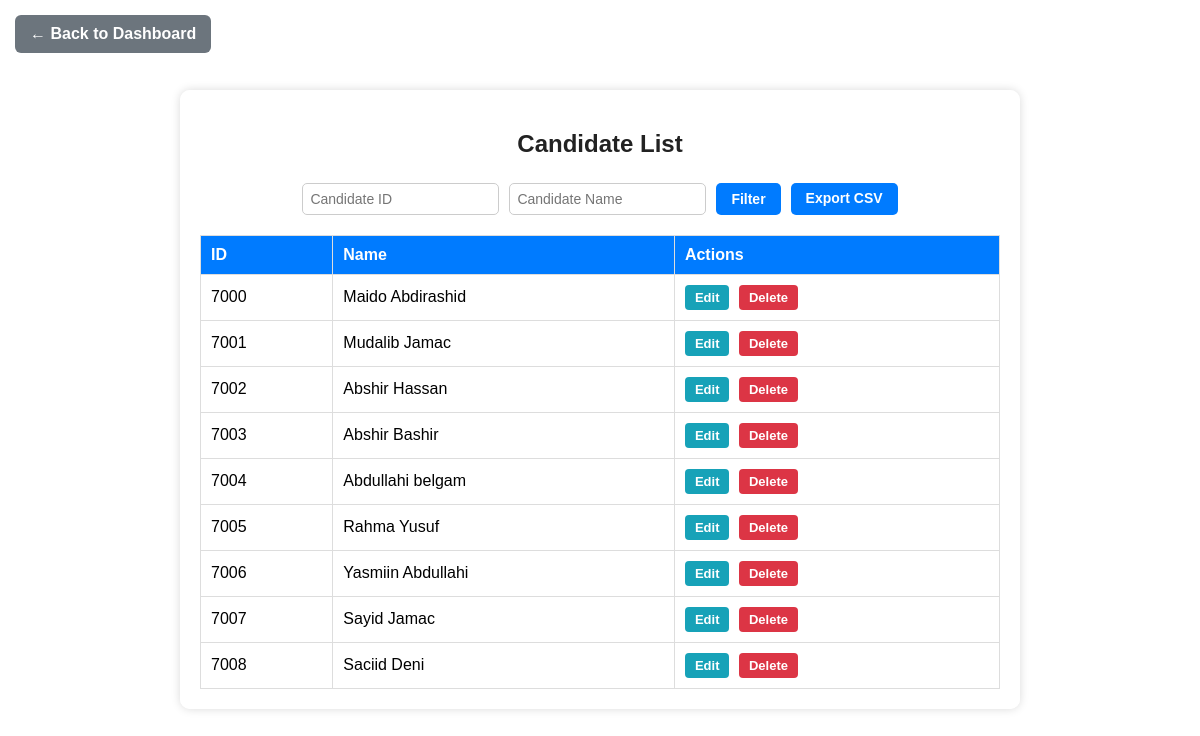
Page /evoting_system/view_candidates.php on the committed database.
### tables this page shows
CREATE TABLE `candidates` (
  `id` int(11) NOT NULL,
  `name` varchar(255) NOT NULL
);

### evoting_system/view_candidates.php (the view, shortened to what this page needs)
<?php
require 'dB.php';
$filterId = $_GET['id'] ?? '';
$filterName = $_GET['name'] ?? '';
$sql = "SELECT id, name FROM candidates";
$sql .= " ORDER BY id ASC";
$stmt = $conn->prepare($sql);
$stmt->execute();
$result = $stmt->get_result();
?>
<!DOCTYPE html>
<html lang="en">
<head>
</head>
<body>
  <a href="dashboard.php" class="btn-back">← Back to Dashboard</a>
  <div class="container">
    <h2>Candidate List</h2>
    <form method="GET">
      <input type="text" name="id" placeholder="Candidate ID" value="<?= htmlspecialchars($filterId) ?>" />
      <input type="text" name="name" placeholder="Candidate Name" value="<?= htmlspecialchars($filterName) ?>" />
      <button type="submit">Filter</button>
      <a href="view_candidates.php?export=csv&id=<?= urlencode($filterId) ?>&name=<?= urlencode($filterName) ?>" class="export-btn">Export CSV</a>
    </form>
    <table>
      <thead>
        <tr>
          <th>ID</th>
          <th>Name</th>
          <th>Actions</th>
        </tr>
      </thead>
      <tbody>
      <?php while ($row = $result->fetch_assoc()): ?>
        <tr data-id="<?= htmlspecialchars($row['id']) ?>">
          <td class="cid"><?= htmlspecialchars($row['id']) ?></td>
          <td class="cname"><?= htmlspecialchars($row['name']) ?></td>
          <td class="actions-cell">
            <button class="action-btn edit-btn">Edit</button>
            <button class="action-btn delete-btn">Delete</button>
          </td>
        </tr>
      <?php endwhile; ?>
      </tbody>
    </table>
  </div>
</body>
</html>

### evoting_system/view_candidates.php (style rules this page uses)
body { font-family: Arial, sans-serif; background: url('https://somalipublicagenda.org/wp-content/uploads/2024/12/Informing-Somalias-Election-Laws.png.webp') no-repeat center center fixed; background-size: cover; padding: 30px; margin: 0; min-height: 100vh; }
.btn-back { position: fixed; top: 15px; left: 15px; background-color: #6c757d; color: white; text-decoration: none; padding: 10px 15px; border-radius: 6px; font-weight: bold; transition: background-color 0.3s ease; z-index: 1000; }
.container { max-width: 800px; margin: 0 auto; background: rgba(255, 255, 255, 0.95); padding: 20px; border-radius: 10px; box-shadow: 0 0 10px rgba(0,0,0,0.15); margin-top: 60px; }
h2 { text-align: center; margin-bottom: 25px; color: #222; }
form { margin-bottom: 20px; display: flex; gap: 10px; flex-wrap: wrap; justify-content: center; }
form input { padding: 7px; border-radius: 5px; border: 1px solid #ccc; font-size: 14px; }
form button, .export-btn { background: #007BFF; color: white; border: none; padding: 7px 15px; border-radius: 5px; cursor: pointer; font-weight: bold; text-decoration: none; font-size: 14px; }
table { width: 100%; border-collapse: collapse; margin-top: 10px; }
table, th, td { border: 1px solid #ddd; }
th, td { padding: 10px; text-align: left; }
th { background: #007BFF; color: white; }
.action-btn { margin-right: 5px; padding: 5px 10px; border-radius: 4px; border: none; cursor: pointer; font-weight: bold; font-size: 13px; }
.edit-btn { background: #17a2b8; color: white; }
.delete-btn { background: #dc3545; color: white; }

### rows in the picture
candidates: id "7000", name "Maido Abdirashid"
candidates: id "7001", name "Mudalib Jamac"
candidates: id "7002", name "Abshir Hassan"
candidates: id "7003", name "Abshir Bashir"
candidates: id "7004", name "Abdullahi belgam"
candidates: id "7005", name "Rahma Yusuf"
candidates: id "7006", name "Yasmiin Abdullahi"
candidates: id "7007", name "Sayid Jamac"
candidates: id "7008", name "Saciid Deni"
